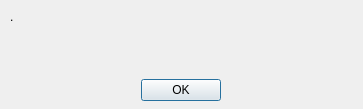
<?xml version="1.0" encoding="UTF-8"?>
<ui version="4.0">
 <class>COknoPopup</class>
 <widget class="QDialog" name="COknoPopup">
  <property name="windowModality">
   <enum>Qt::NonModal</enum>
  </property>
  <property name="geometry">
   <rect>
    <x>0</x>
    <y>0</y>
    <width>363</width>
    <height>109</height>
   </rect>
  </property>
  <property name="windowTitle">
   <string>Info</string>
  </property>
  <property name="modal">
   <bool>true</bool>
  </property>
  <widget class="QDialogButtonBox" name="buttonBox">
   <property name="geometry">
    <rect>
     <x>10</x>
     <y>70</y>
     <width>341</width>
     <height>41</height>
    </rect>
   </property>
   <property name="orientation">
    <enum>Qt::Horizontal</enum>
   </property>
   <property name="standardButtons">
    <set>QDialogButtonBox::Ok</set>
   </property>
   <property name="centerButtons">
    <bool>true</bool>
   </property>
  </widget>
  <widget class="QLabel" name="label_tresc">
   <property name="geometry">
    <rect>
     <x>10</x>
     <y>10</y>
     <width>341</width>
     <height>61</height>
    </rect>
   </property>
   <property name="text">
    <string>.</string>
   </property>
   <property name="alignment">
    <set>Qt::AlignLeading|Qt::AlignLeft|Qt::AlignTop</set>
   </property>
   <property name="wordWrap">
    <bool>true</bool>
   </property>
  </widget>
 </widget>
 <resources/>
 <connections>
  <connection>
   <sender>buttonBox</sender>
   <signal>accepted()</signal>
   <receiver>COknoPopup</receiver>
   <slot>accept()</slot>
   <hints>
    <hint type="sourcelabel">
     <x>248</x>
     <y>70</y>
    </hint>
    <hint type="destinationlabel">
     <x>157</x>
     <y>108</y>
    </hint>
   </hints>
  </connection>
  <connection>
   <sender>buttonBox</sender>
   <signal>rejected()</signal>
   <receiver>COknoPopup</receiver>
   <slot>reject()</slot>
   <hints>
    <hint type="sourcelabel">
     <x>316</x>
     <y>70</y>
    </hint>
    <hint type="destinationlabel">
     <x>286</x>
     <y>108</y>
    </hint>
   </hints>
  </connection>
 </connections>
</ui>
